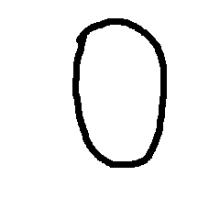
#> input picture opencv/NumberDetect/0.jpg, 220 x 220 px
$ python detect_numbers.py   (Python 2 division)   (older library calls are emulated)
#> lines starting #> are read from the running program, lines starting #| are printed output that depends on the picture; after the words box and inside, x2 and y2 are one past the last pixel; in counts of white or black regions, pixels touching at a corner belong together
#__author__ = 'James'
#-*-coding:utf-8

import cv2
import numpy as np

font = cv2.FONT_HERSHEY_SIMPLEX

def detect_numbers(original_image=None):
#> called with original_image = '0.jpg'
    if not original_image:img = cv2.imread('2.jpg')
    else: img = cv2.imread(original_image)
#> img is the input picture: shape (220, 220, 3); min 0, max 255, mean 241.3
    gray = cv2.cvtColor(img, cv2.COLOR_BGR2GRAY)
    image = thresholding_inv(gray)
    resizeds = detect_contours(img, image, 0.2) #img:原图, image:阈值处理后的图, 0.2：缩放比例

    cv2.imshow('result', img)
    cv2.waitKey(0)
    cv2.destroyAllWindows()

# 二值图转换并做中值模糊
def thresholding_inv(gray):
    #由于轮廓检测算法需要从黑色的背景中搜索白色的轮廓，所有此处的 threshold 最后一项参数为 cv.CV_THRESH_BINARY_INV ，即反转黑白色。
    ret, bin = cv2.threshold(gray, 55, 255, cv2.THRESH_BINARY_INV)
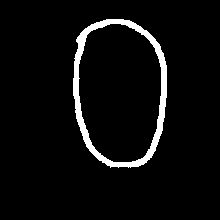
#> bin: shape (220, 220); 4.8% white; 1 white region, box (x1, y1, x2, y2) and area: (73, 19, 167, 168) 2325

    # 自适应阈值
    # bin = cv2.adaptiveThreshold(gray, 255, cv2.ADAPTIVE_THRESH_MEAN_C, cv2.THRESH_BINARY_INV, 3, 2)
    # bin = cv2.adaptiveThreshold(gray, 255, cv2.ADAPTIVE_THRESH_GAUSSIAN_C, cv2.THRESH_BINARY_INV, 3, 2)

    bin = cv2.medianBlur(bin, 3)
#> bin: shape (220, 220); 4.8% white; 1 white region

    return bin

#图像识别
def predict(letter):
    trainingData = np.load('knn_data.npz')
    train = trainingData['train']
    trainLabels = trainingData['train_labels']

    knn = cv2.ml.KNearest_create()
    knn.train(train, cv2.ml.ROW_SAMPLE, trainLabels)

    letter = np.float32(letter)

    ret, result, neighbors, dist = knn.findNearest(letter, k=5)
    print '预测结果:',result
    return result

# 轮廓检测
def detect_contours(img, image, scale):
#> called with scale = 0.2
    img_contours, contours, heirs = cv2.findContours(image.copy(), cv2.RETR_EXTERNAL, cv2.CHAIN_APPROX_SIMPLE)
#> contours = 1 contour; box (x1, y1, x2, y2) and area: (73, 19, 167, 168) 11464
    # cv2.drawContours(img, contours, 2, (0,255,0), 1)

    resizeds = []
    for cnt in contours:
        x,y,w,h = cv2.boundingRect(cnt)     #元素左下角坐标（x,y）以及宽(w)高(h)
        cv2.rectangle(img,(x,y),(x+w,y+h),(0,255,0), 1)     #在原图上给元素画矩形框

        kernel=np.ones((3,3),np.uint8)
        image = cv2.dilate(image,kernel,iterations=1)   #膨胀

        #resize图片
        if y-h*scale>0 and x-w*scale>0:
            cropped = image[y-h*scale:y+h*(1+scale), x-w*scale:x+w*(1+scale)]
        elif y-h*scale>0:
            cropped = image[y-h*scale:y+h*(1+scale), 0:x+w*(1+scale)]
        elif x-w*scale>0:
            cropped = image[0:y+h*(1+scale), x-w*scale:x+w*(1+scale)]
        else:
            cropped = image[0:y+h*(1+scale), 0:x+w*(1+scale)]
        resized = cv2.resize(cropped, (20, 20))
        letter = resized.reshape(-1,400).astype(np.float32)

        #识别图像
        pred = predict(letter)
        cv2.putText(img, str(int(pred[0][0])), (x,y), font, 0.5, (255,0,0),2)

        resizeds.append(resized)
#> this loop made 1 pass
#> (x, y, w, h, kernel) on pass 1: (73, 19, 94, 149, [[1, 1, 1], [1, 1, 1], [1, 1, 1]])
#> pass 1, in detect_contours, `image = cv2.dilate(image,kernel,iterations=1)`:
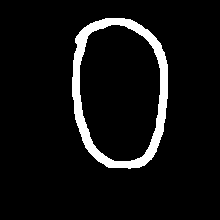
#> image: shape (220, 220); 6.7% white; 1 white region, box (x1, y1, x2, y2) and area: (72, 18, 168, 169) 3250
#> after the loop:
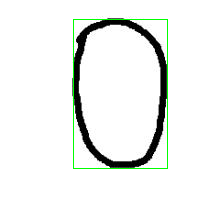
#> img: shape (220, 220, 3); 1% of pixels changed, all inside (x1, y1, x2, y2) = (73, 19, 168, 169)
#> after the loop, resizeds = []

    return resizeds

if __name__=='__main__':
    for i in range(10):
        img_path = str(i)+'.jpg'
#> (the run stopped early here; a loop or call above may not have finished)

$ run again, on opencv/NumberDetect/5.jpg
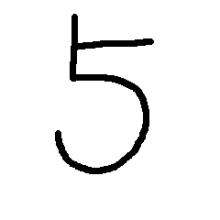
#> input picture opencv/NumberDetect/5.jpg, 220 x 220 px, given in place of 0.jpg, which was not available
#> in detect_numbers, img is the input picture: shape (220, 220, 3); min 0, max 255, mean 241.7
#> in thresholding_inv, `ret, bin = cv2.threshold(gray, 55, 255, cv2.THRESH_BINARY_INV)`:
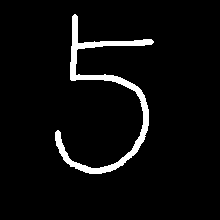
#> bin: shape (220, 220); 4.6% white; 1 white region, box (x1, y1, x2, y2) and area: (55, 14, 154, 174) 2243
#> contours = 1 contour; box (x1, y1, x2, y2) and area: (55, 14, 154, 174) 1884
#> the loop in detect_contours, `for cnt in contours:` made 1 pass
#> (x, y, w, h, kernel) on pass 1: (55, 14, 99, 160, [[1, 1, 1], [1, 1, 1], [1, 1, 1]])
#> after the loop in detect_contours, `for cnt in contours:`:
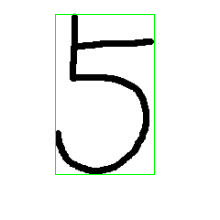
#> img: shape (220, 220, 3); 1.07% of pixels changed, all inside (x1, y1, x2, y2) = (55, 14, 155, 175)
#> after the loop in detect_contours, `for cnt in contours:`: resizeds = []

$ run again, on opencv/NumberDetect/6.jpg
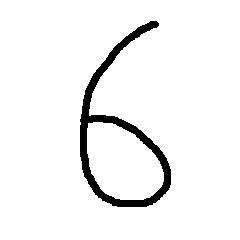
#> input picture opencv/NumberDetect/6.jpg, 240 x 240 px, given in place of 0.jpg, which was not available
#> in detect_numbers, img is the input picture: shape (240, 240, 3); min 0, max 255, mean 242
#> in thresholding_inv, `ret, bin = cv2.threshold(gray, 55, 255, cv2.THRESH_BINARY_INV)`:
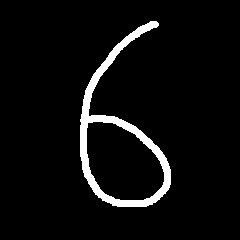
#> bin: shape (240, 240); 5.1% white; 1 white region, box (x1, y1, x2, y2) and area: (80, 21, 171, 207) 2930
#> contours = 1 contour; box (x1, y1, x2, y2) and area: (80, 21, 171, 207) 7143
#> the loop in detect_contours, `for cnt in contours:` made 1 pass
#> (x, y, w, h, kernel) on pass 1: (80, 21, 91, 186, [[1, 1, 1], [1, 1, 1], [1, 1, 1]])
#> after the loop in detect_contours, `for cnt in contours:`:
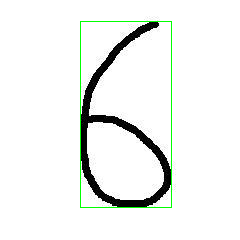
#> img: shape (240, 240, 3); 0.96% of pixels changed, all inside (x1, y1, x2, y2) = (80, 21, 172, 208)
#> after the loop in detect_contours, `for cnt in contours:`: resizeds = []
